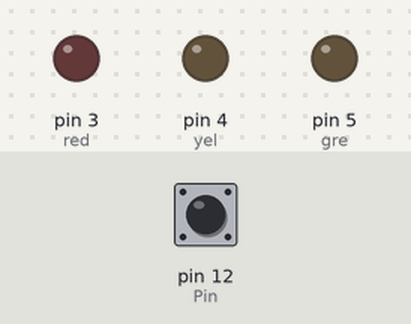
This sketch was run on a simulated Arduino Uno, built with avr-gcc and run on an emulated ATmega328P. On the bench: output pins drawn as LEDs (lit = HIGH). The test bench sets the inputs (shaded band); at power-on: pin 12 (Pin) HIGH.

Above: at 1.2 s.
1.3 s: pin 12 (Pin) pulled LOW for 0.15 s
At 2.1 s:
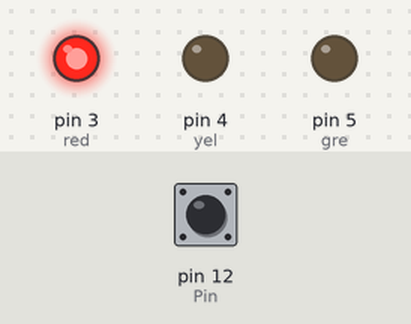
2.9 s: pin 12 (Pin) pulled LOW for 1 s
At 3.3 s:
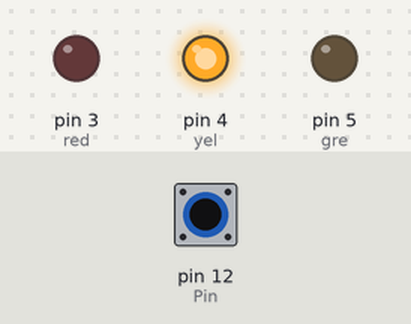
5.4 s: pin 12 (Pin) pulled LOW for 0.15 s
At 6.5 s:
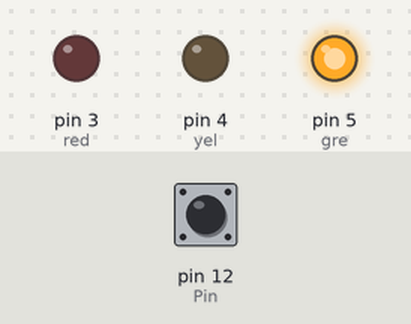
7.0 s: pin 12 (Pin) pulled LOW for 3.2 s
At 7.7 s:
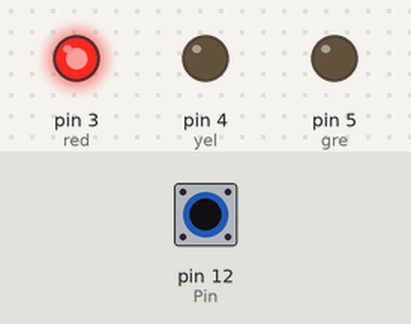
Timing chart, 0 to 10.0 s (numbered marks = the images above; inputs shaded):
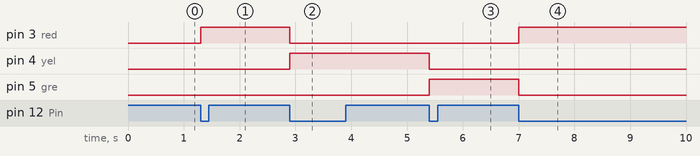

The sketch:

ButtonLedSequence.ino
```cpp
const int Pin = 12;
const int red = 3;
const int yel = 4;
const int gre = 5;

int state = 0;
int buttonState;
int lastButtonState = LOW;

void setup() {
  pinMode(Pin, INPUT_PULLUP);
  pinMode(red, OUTPUT);
  pinMode(yel, OUTPUT);
  pinMode(gre, OUTPUT);
}

void loop() {
  buttonState = digitalRead(Pin);

  if (buttonState == LOW && lastButtonState == HIGH) {
    state++;
    if (state > 6) state = 0;
  }
  lastButtonState = buttonState;


  digitalWrite(red, state == 1 || state == 4 ? HIGH : LOW);
  digitalWrite(yel, state == 2 || state == 5 ? HIGH : LOW);
  digitalWrite(gre, state == 3 || state == 6 ? HIGH : LOW);

  delay(50);
}
```

Measured:
- after the input at 1.3 s, pin 3 (red): LOW → HIGH at once
- after the input at 2.9 s, pin 3 (red): HIGH → LOW at once; pin 4 (yel): LOW → HIGH at once
- after the input at 5.4 s, pin 4 (yel): HIGH → LOW at once; pin 5 (gre): LOW → HIGH at once
- after the input at 7.0 s, pin 3 (red): LOW → HIGH at once; pin 5 (gre): HIGH → LOW at once
